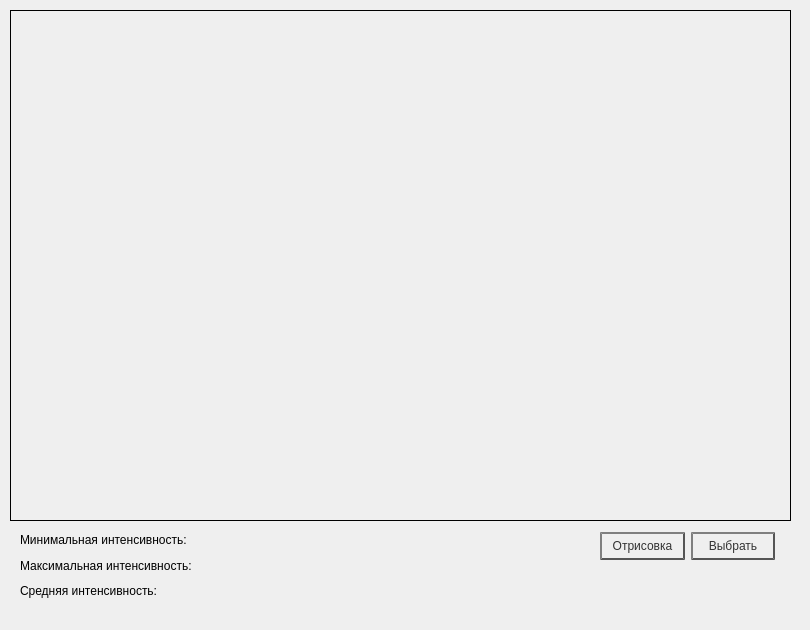
<?xml version="1.0" encoding="UTF-8"?>
<ui version="4.0">
 <class>MainWindow</class>
 <widget class="QMainWindow" name="MainWindow">
  <property name="geometry">
   <rect>
    <x>0</x>
    <y>0</y>
    <width>810</width>
    <height>630</height>
   </rect>
  </property>
  <property name="maximumSize">
   <size>
    <width>810</width>
    <height>630</height>
   </size>
  </property>
  <property name="windowTitle">
   <string>Saturation detector</string>
  </property>
  <widget class="QWidget" name="centralwidget">
   <widget class="my_label" name="label_img">
    <property name="geometry">
     <rect>
      <x>10</x>
      <y>10</y>
      <width>781</width>
      <height>511</height>
     </rect>
    </property>
    <property name="mouseTracking">
     <bool>true</bool>
    </property>
    <property name="frameShape">
     <enum>QFrame::Box</enum>
    </property>
    <property name="text">
     <string/>
    </property>
   </widget>
   <widget class="QWidget" name="layoutWidget">
    <property name="geometry">
     <rect>
      <x>20</x>
      <y>530</y>
      <width>291</width>
      <height>71</height>
     </rect>
    </property>
    <layout class="QGridLayout" name="gridLayout">
     <item row="0" column="0">
      <widget class="QLabel" name="label">
       <property name="text">
        <string>Минимальная интенсивность:</string>
       </property>
      </widget>
     </item>
     <item row="0" column="1">
      <widget class="QLabel" name="label_min">
       <property name="text">
        <string/>
       </property>
       <property name="alignment">
        <set>Qt::AlignCenter</set>
       </property>
      </widget>
     </item>
     <item row="1" column="0">
      <widget class="QLabel" name="label_2">
       <property name="text">
        <string>Максимальная интенсивность: </string>
       </property>
      </widget>
     </item>
     <item row="1" column="1">
      <widget class="QLabel" name="label_max">
       <property name="text">
        <string/>
       </property>
       <property name="alignment">
        <set>Qt::AlignCenter</set>
       </property>
      </widget>
     </item>
     <item row="2" column="0">
      <widget class="QLabel" name="label_3">
       <property name="text">
        <string>Средняя интенсивность: </string>
       </property>
      </widget>
     </item>
     <item row="2" column="1">
      <widget class="QLabel" name="label_midl">
       <property name="text">
        <string/>
       </property>
       <property name="alignment">
        <set>Qt::AlignCenter</set>
       </property>
      </widget>
     </item>
    </layout>
   </widget>
   <widget class="QWidget" name="layoutWidget">
    <property name="geometry">
     <rect>
      <x>600</x>
      <y>530</y>
      <width>175</width>
      <height>33</height>
     </rect>
    </property>
    <layout class="QGridLayout" name="gridLayout_2">
     <item row="0" column="0">
      <widget class="QPushButton" name="pushButton">
       <property name="styleSheet">
        <string notr="true">QPushButton {
color: #333;
border: 2px solid #555;

border-style: outset;
background: qradialgradient(
cx: 0.3, cy: -0.4, fx: 0.3, fy: -0.4,
radius: 1.35, stop: 0 #fff, stop: 1 #888
);
padding: 5px;
}

QPushButton:hover {
background: qradialgradient(
cx: 0.3, cy: -0.4, fx: 0.3, fy: -0.4,
radius: 1.35, stop: 0 #fff, stop: 1 #bbb
);
}</string>
       </property>
       <property name="text">
        <string>Отрисовка</string>
       </property>
      </widget>
     </item>
     <item row="0" column="1">
      <widget class="QPushButton" name="btn_choose">
       <property name="styleSheet">
        <string notr="true">QPushButton {
color: #333;
border: 2px solid #555;

border-style: outset;
background: qradialgradient(
cx: 0.3, cy: -0.4, fx: 0.3, fy: -0.4,
radius: 1.35, stop: 0 #fff, stop: 1 #888
);
padding: 5px;
}

QPushButton:hover {
background: qradialgradient(
cx: 0.3, cy: -0.4, fx: 0.3, fy: -0.4,
radius: 1.35, stop: 0 #fff, stop: 1 #bbb
);
}</string>
       </property>
       <property name="text">
        <string>Выбрать</string>
       </property>
      </widget>
     </item>
    </layout>
   </widget>
  </widget>
  <widget class="QMenuBar" name="menubar">
   <property name="geometry">
    <rect>
     <x>0</x>
     <y>0</y>
     <width>810</width>
     <height>21</height>
    </rect>
   </property>
  </widget>
 </widget>
 <customwidgets>
  <customwidget>
   <class>my_label</class>
   <extends>QLabel</extends>
   <header location="global">my_label.h</header>
  </customwidget>
 </customwidgets>
 <resources/>
 <connections/>
</ui>
